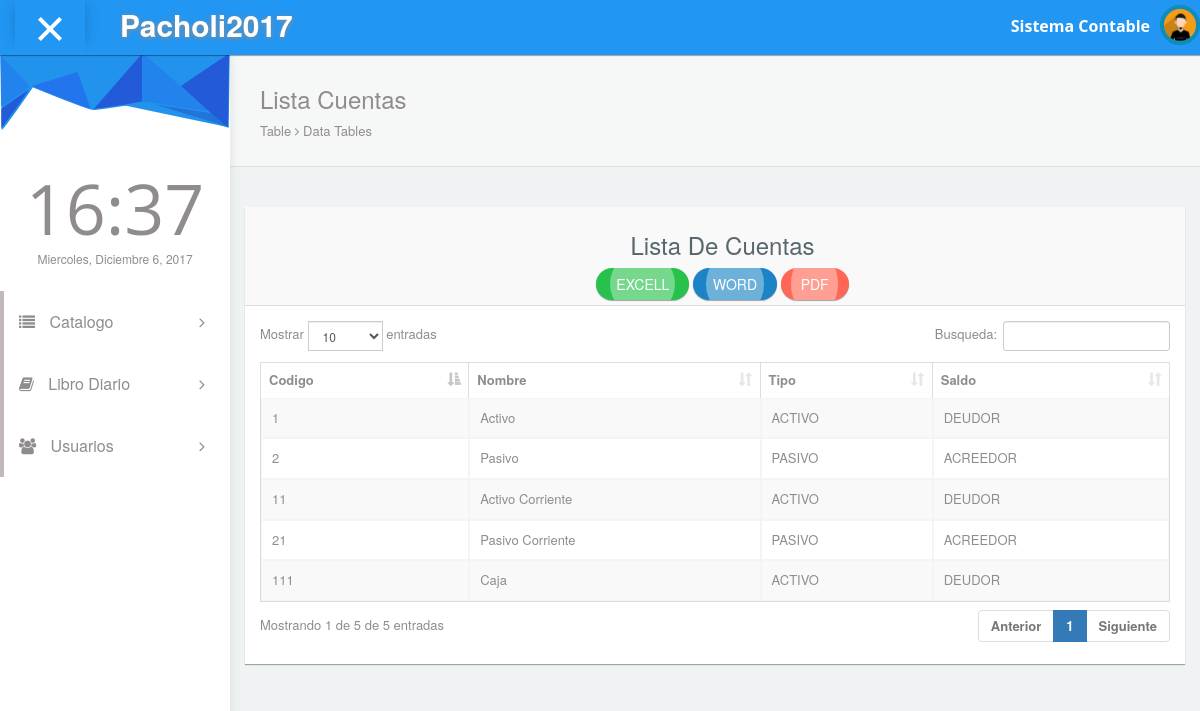
Page /pages/listacuenta.php on the earlier database version.
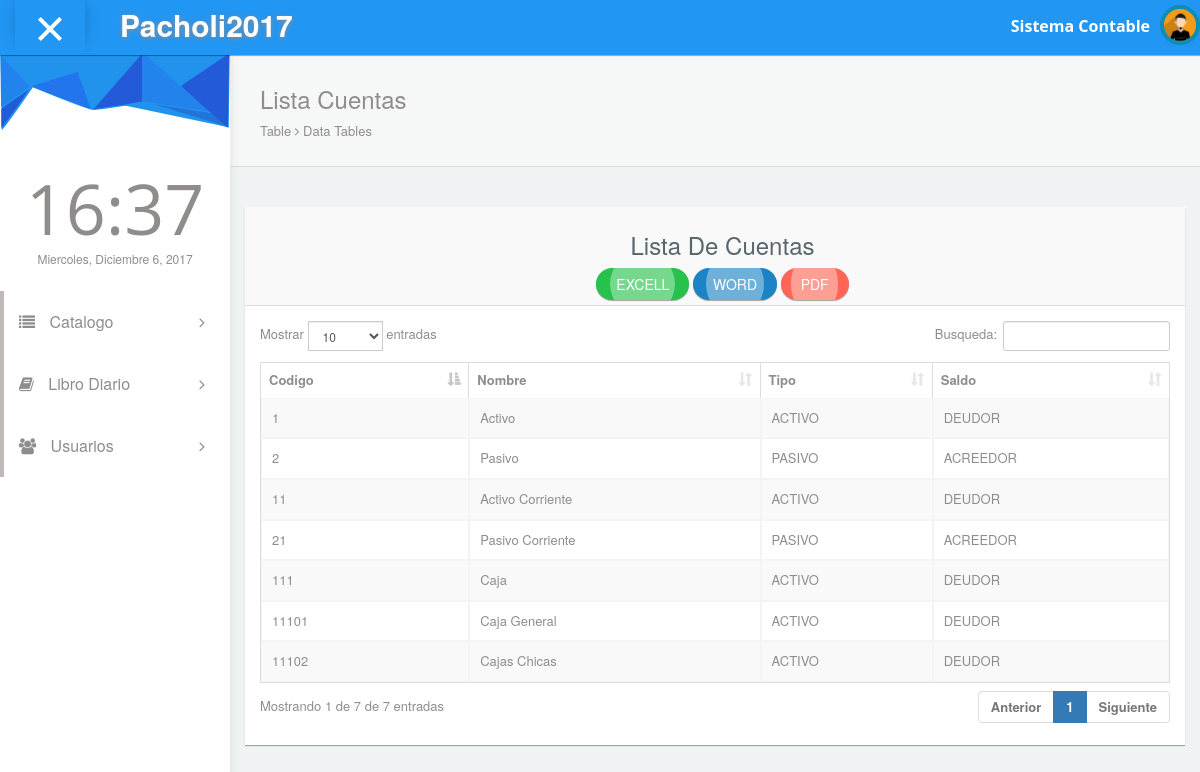
Same page on the later database version.
### tables this page shows
CREATE TABLE `catalogo` (
  `idcatalogo` int(11) NOT NULL,
  `codigocuenta` varchar(10) NOT NULL,
  `nombrecuenta` varchar(40) NOT NULL,
  `tipocuenta` varchar(20) NOT NULL,
  `saldo` varchar(20) NOT NULL,
  `r` varchar(1) NOT NULL,
  `nivel` int(11) NOT NULL
);

### pages/listacuenta.php (the view, shortened to what this page needs)
<!DOCTYPE html>
<html lang="en">
<head>
  <link rel="stylesheet" type="text/css" href="../asset/css/bootstrap.min.css">
  <link rel="stylesheet" type="text/css" href="../asset/css/plugins/font-awesome.min.css"/>
  <link rel="stylesheet" type="text/css" href="../asset/css/plugins/datatables.bootstrap.min.css"/>
  <link rel="stylesheet" type="text/css" href="../asset/css/plugins/animate.min.css"/>
  <link href="../asset/css/style.css" rel="stylesheet">
</head>
<body id="mimin" class="dashboard">
      <?php include "header.php"?>
      <div class="container-fluid mimin-wrapper">
<?php include "menu.php";?>
            <div id="content">
               <div class="panel box-shadow-none content-header">
                  <div class="panel-body">
                    <div class="col-md-12">
                        <h3 class="animated fadeInLeft">Lista Cuentas</h3>
                        <p class="animated fadeInDown">
                          Table <span class="fa-angle-right fa"></span> Data Tables
                        </p>
                    </div>
                  </div>
              </div>
              <form id="turismo" name="turismo" action="" method="post">
              <div class="col-md-12 top-20 padding-0">
                <div class="col-md-12">
                <div class="panel">
                  <div class="panel-heading">
                    <center>
                      <h3>Lista De Cuentas</h3>
                          <button class='btn ripple-infinite btn-round btn-success' onclick='catalogoExcell()';>
                            <div>
                              <span>EXCELL</span>
                            </div>
                          </button>
                          <button class='btn ripple-infinite btn-round btn-primary' onclick='catalogoWord()';>
                            <div>
                              <span>WORD</span>
                            </div>
                          </button>
                          <button class='btn ripple-infinite btn-round btn-danger' onclick='catalogoPdf()';>
                            <div>
                              <span>PDF</span>
                            </div>
                          </button>
                    </center>
                  </div>
                  <div class="panel-body">
                    <div class="responsive-table">
                    <table id="datatables-example" class="table table-striped table-bordered" width="100%" cellspacing="0">
                    <thead>
                      <tr>
                        <th>Codigo</th>
                        <th>Nombre</th>
                        <th>Tipo</th>
                        <th>Saldo</th>
                      </tr>
                    </thead>
                    <tbody>
                    <?php
include "../config/conexion.php";
$result = $conexion->query("select * from catalogo order by codigocuenta");
if ($result) {
  while ($fila = $result->fetch_object()) {
      echo "<tr>";
      echo "<td>" . $fila->codigocuenta . "</td>";
      echo "<td>" . $fila->nombrecuenta . "</td>";
      echo "<td>" . $fila->tipocuenta . "</td>";
      echo "<td>" . $fila->saldo . "</td>";
      echo "</tr>";
  }
}
?>
                    </tbody>
                      </table>
                    </div>
                </div>
              </div>
            </div>
            </div>
              </div>
            </div>
</body>
</html>

### pages/header.php (shortened to what this page needs)
<nav class="navbar navbar-default header navbar-fixed-top">
  <div class="col-md-12 nav-wrapper">
    <div class="navbar-header" style="width:100%;">
      <div class="opener-left-menu is-open">
        <span class="bottom"></span>
      </div>
        <a href="index.html" class="navbar-brand">
         <b>Pacholi2017</b>
        </a>
      <ul class="nav navbar-nav navbar-right user-nav">
        <li class="user-name"><span>Sistema Contable</span></li>
          <li class="dropdown avatar-dropdown">
           <img src="../asset/img/avatar.jpg" class="img-circle avatar" alt="user name" data-toggle="dropdown" aria-haspopup="true" aria-expanded="true"/>
        </li>
      </ul>
    </div>
  </div>
</nav>

### pages/menu.php (shortened to what this page needs)
<div id="left-menu">
  <div class="sub-left-menu scroll">
    <ul class="nav nav-list">
        <li><div class="left-bg"></div></li>
        <li class="time">
          <h1 class="animated fadeInLeft">21:00</h1>
          <p class="animated fadeInRight">Sat,October 1st 2029</p>
        </li>
        <li class="active ripple">
          <a class="tree-toggle nav-header"><span class="fa-list fa"></span> Catalogo
            <span class="fa-angle-right fa right-arrow text-right"></span>
          </a>
        </li>
        <li class="active ripple">
          <a class="tree-toggle nav-header"><span class="fa-book fa"></span> Libro Diario
            <span class="fa-angle-right fa right-arrow text-right"></span>
          </a>
        </li>
        <li class="active ripple">
          <a class="tree-toggle nav-header"><span class="fa-users fa"></span> Usuarios
            <span class="fa-angle-right fa right-arrow text-right"></span>
          </a>
        </li>
      </ul>
    </div>
</div>

Differences in the rows shown:
added catalogo: codigocuenta "11101", nombrecuenta "Caja General", tipocuenta "ACTIVO", saldo "DEUDOR"
added catalogo: codigocuenta "11102", nombrecuenta "Cajas Chicas", tipocuenta "ACTIVO", saldo "DEUDOR"
Other differences:
text written by a page script: "Mostrar entradas Busqueda: Mostrando 1 de 5 de 5 entradas Anterior 1 Siguiente" → "Mostrar entradas Busqueda: Mostrando 1 de 7 de 7 entradas Anterior 1 Siguiente"
